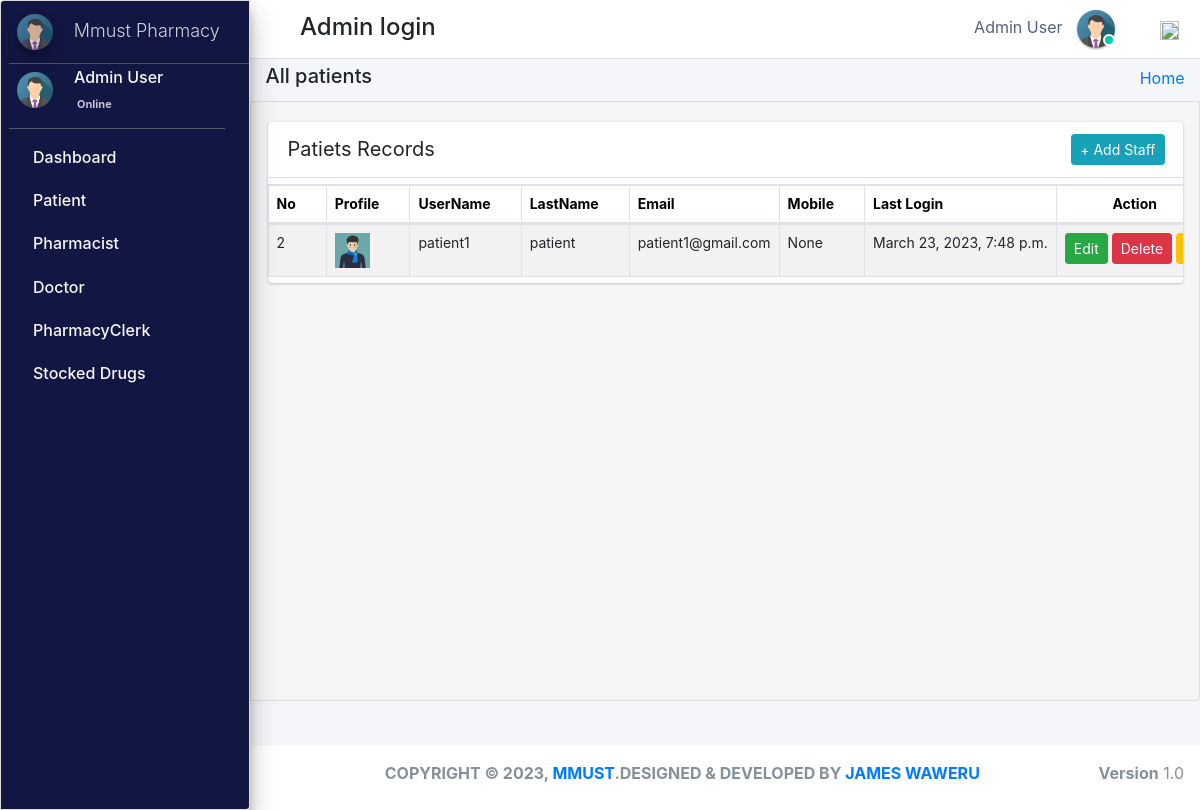
/admin_user/all_patients/ (signed in), run on the app's committed database.
### pharmacy/models.py (models this page shows, shortened)
class CustomUser(AbstractUser):
    user_type_data = ((1, "AdminHOD"), (2, "Pharmacist"), (3, "Doctor"), (4, "PharmacyClerk"),(5, "Patients"))
    user_type = models.CharField(default=1, choices=user_type_data, max_length=10)

class AdminHOD(models.Model):
    gender_category=(
        ('Male','Male'),
        ('Female','Female'),
    )
    admin = models.OneToOneField(CustomUser,null=True, on_delete = models.CASCADE)
    emp_no= models.CharField(max_length=100,null=True,blank=True)
    gender=models.CharField(max_length=100,null=True,choices=gender_category)
    mobile=models.CharField(max_length=10,null=True,blank=True)
    address=models.CharField(max_length=300,null=True,blank=True)
    profile_pic=models.ImageField(default="admin.png",null=True,blank=True)
    created_at = models.DateTimeField(auto_now_add=True)
    updated_at = models.DateTimeField(auto_now=True)
    date_employed=models.DateTimeField(auto_now_add=True, auto_now=False)
    objects = models.Manager()

class Patients(models.Model):
    gender_category=(
        ('Male','Male'),
        ('Female','Female'),
    )
    admin = models.OneToOneField(CustomUser,null=True, on_delete = models.CASCADE)
    reg_no=models.CharField(max_length=30,null=True,blank=True,unique=True)
    gender=models.CharField(max_length=7,null=True,blank=True,choices=gender_category)
    first_name=models.CharField(max_length=20,null=True,blank=True)
    last_name=models.CharField(max_length=20,null=True,blank=True)
    dob=models.DateTimeField(auto_now_add= False, auto_now=False,null=True,blank=True)
    phone_number=models.CharField(max_length=10,null=True,blank=True)
    profile_pic=models.ImageField(default="patient.jpg",null=True,blank=True)
    age= models.IntegerField(default='0', blank=True, null=True)
    address=models.CharField(max_length=300,null=True,blank=True)
    date_admitted=models.DateTimeField(auto_now_add=True, auto_now=False)
    last_updated = models.DateTimeField(auto_now_add=False, auto_now=True)

### pharmacy/HODViews.py (the view, shortened to what this page needs)
# urls.py: path('admin_user/all_patients/',HODViews.allPatients,name='all_patients'),
def allPatients(request):
    form=PatientSearchForm1(request.POST or None)
    patients=Patients.objects.all()
    context={
        "patients":patients,
        "form":form,
        "title":"Admitted Patients"
    }
    return render(request,'hod_templates/admited_patients.html',context)

### pharmacy/LoginCheckMiddleWare.py (called while the page is built, shortened)
    def process_view(self, request, view_func, view_args, view_kwargs):
        modulename = view_func.__module__
        user = request.user
        if user.is_authenticated:
            if user.user_type == "1":
                if modulename == "pharmacy.HODViews":
                    pass
                elif modulename == "":
                    pass
                elif modulename == "pharmacy.views" or modulename == "django.views.static":
                    pass
                else:
                    pass
            else:
                return redirect("login")
        else:
            if request.path == reverse("login"):
                pass
            else:
                return redirect("login")

### pharmacy/templates/hod_templates/admited_patients.html (shortened to what this page needs)
{% extends 'hod_templates/base_template.html'%}
{% load static %}
{% block page_title %}
<h5>All patients</h5>
{% endblock page_title %}
{% block main_content %}
<section class="content">
    <div class="row">
        <div class="col-md-12 px-3">
            <div class="card card-primar sc">
                <div class="card-header">
                    <span>Patiets Records</span>
                   <div class="card-tools d-flex">
                <a class="btn btn-sm btn-info mr-2" href="{% url 'patient_form' %}" role="button">+ Add Staff</a>
            </div>
                </div>
                <table  class="table table-bordered table-hover dataTable" id="plist">
                    <thead>
                            <tr>
                                    <th>No</th>
                                    <th>Profile</th>
                                    <th>UserName</th>
                                    <th>LastName</th>
                                    <th>Email</th>
                                    <th>Mobile</th>
                                     <th>Last Login</th>
                                     <th class="text-center">Action</th>
                            </tr>
                    </thead>
                    <tbody>
                            {% for patient in patients %}
                            <tr class="hov"> <td>{{patient.admin.id}}</td>
                                <td> <img src="{{patient.profile_pic.url}}" class="" width="35" height="35" alt=""></td>
                                <td>{{patient.admin}}</td>
                                <td>{{patient.admin.last_name}}</td>
                                <td>{{patient.admin.email}}</td>
                                <td>{{patient.phone_number}}</td>
                                <td>{{patient.admin.last_login}}</td>
                                <td><a href="{% url 'edit_patient' patient.admin.id %}" class="btn btn-sm btn-success">Edit</a>
                                    <a href="{% url 'delete_patient' patient.id %}" class="btn btn-sm btn-danger">Delete</a></<a>
                                    <a href="{% url 'patient_record' patient.id %}" class="btn btn-sm btn-warning">View</a></td>
                            </tr>
                            {% endfor %}
                    </tbody>
                </table>
            </div>
        </div>
    </div>
</section>
{% endblock %}

### pharmacy/templates/hod_templates/base_template.html (shortened to what this page needs)
{% extends 'base_file.html' %} {% block htm %}
<body class="hold-transition sidebar-mini layout-fixed">
    <div class="wrapper">
        <nav class="main-header navbar navbar-expand navbar-white navbar-light">
            <ul class="navbar-nav">
                <li class="nav-item">
                    <a class="nav-link" data-widget="pushmenu" href="#" role="button"></a>
                </li>
            </ul>
            <h4 style="margin-left: 10px; margin-top: 5px;">Admin login </h4>
            <ul class="navbar-nav ml-auto">
                <li class="mx-3">
                    <a href="#" class="sm-submenu-with-image a">
                        <span>{{user.first_name}}  {{user.last_name}}</span>
                        <img src="{{request.user.adminhod.profile_pic.url}}" class="img-circle elevation-1" width="38" height="38" alt="">
                        <span class="avatar-status avatar-sm-status avatar-status-success"></span>
                    </a>
                </li>
                <li class="nav-item dropdown ml-3 low">
                    <a href="#" class="btn btn-outlined btn-black text-muted bg-transparent " data-toggle="dropdown" aria-expanded="false" data-wow-delay="0.7s"><img src="https://img.icons8.com/ios/50/000000/settings.png" width="19" height="19">
                    </a>
                </li>
            </ul>
        </nav>
        {% include 'hod_templates/sidebar.html'%}
        <div class="content-wrapper">
            <div class="content-header">
                <div class="container-fluid">
                    <div class="row ">
                        <div class="col-sm-6">
                            <h1 class="m-0 text-dark">
                                {% block page_title %} {% endblock page_title %}
                            </h1>
                        </div>
                        <div class="col-sm-6 ">
                            <ol class="breadcrumb float-sm-right">
                                <li class="breadcrumb-item"><a href="">Home</a></li>
                            </ol>
                        </div>
                    </div>
                </div>
            </div>
            {% block main_content %} {% endblock main_content %}
        </div>
        {% include 'hod_templates/footer.html'%}
    </div>
    {% endblock htm %}

### pharmacy/templates/hod_templates/sidebar.html (shortened to what this page needs)
<aside class="main-sidebar sidebar-dark-primary elevation-4">
    <a href="" class="brand-link ml-2">
        <img src="{{request.user.adminhod.profile_pic.url}}" alt="" width="36" height="36" class=" img-circle elevation-3" style="opacity: .8">
        <span class="brand-text font-weight-light mt-1 ml-3 mmust">Mmust Pharmacy</span>
    </a>
    <div class="sidebar">
        <div class="user-panel mr-3">
            <div class="pull-left image sm-submenu-with-image a ml-2 ">
                <img src="{{request.user.adminhod.profile_pic.url}}" class="img-circle mt-2" width="36" height="36" alt="User Image">
            </div>
            <div class="pull-left info">
                <p>{{user.first_name}} {{user.last_name}}</p>
                <a href="#"> Online</a>
            </div>
        </div>
        <nav class="mt-2">
            <ul class="nav nav-pills nav-sidebar flex-column" data-widget="treeview" role="menu" data-accordion="false">
                <li class="nav-item">
                    <a href="{% url  'admin_dashboard' %}" class="nav-link">
                        <p>
                            Dashboard
                        </p>
                    </a>
                </li>
                <li class="nav-item">
                    <a href="#" class="nav-link">
                        <p>
                            Patient
                        </p>
                    </a>
                </li>
                <li class="nav-item">
                    <a href="#" class="nav-link">
                        <p>
                            Pharmacist
                        </p>
                    </a>
                </li>
                <li class="nav-item">
                    <a href="#" class="nav-link">
                        <p>
                            Doctor
                        </p>
                    </a>
                </li>
                <li class="nav-item">
                    <a href="#" class="nav-link">
                        <p>
                            PharmacyClerk
                        </p>
                    </a>
                </li>
                <li class="nav-item">
                    <a href="#" class="nav-link">
                        <p>
                            Stocked Drugs
                        </p>
                    </a>
                </li>
            </ul>
        </nav>
    </div>
</aside>

### static/css/main.css (style rules this page uses)
html { font-family: sans-serif; line-height: 1.15; -webkit-text-size-adjust: 100%; -webkit-tap-highlight-color: transparent; }
body { overflow-y: hidden; overflow-x: hidden; font-family: -apple-system, BlinkMacSystemFont, "Segoe UI", Roboto, "Helvetica Neue", Arial, "Noto Sans", sans-serif, "Apple Color Emoji", "Segoe UI Emoji", "Segoe UI Symbol", "Noto Color Emoji" !important; }
th { color: rgb(0, 0, 0); font-size: 14px !important; }
.content { background-color: #f5f5f5; border: 1px solid #dddddd; border-radius: 4px 0px 4px 0px; left: -1px; padding: 10px 7px 5px; }
.main-sidebar { background: #ffffff; border: 1px solid #dddddd; border-radius: 4px 0px 4px 0px; font-weight: bold; }
.content { height: 75vh; overflow-y: scroll; overflow-x: hidden; }
.sc { white-space: nowrap; display: block; overflow-x: hidden !important; }
.content .row { margin-top: 20px !important; }
.main-sidebar { background-color: #121642 !important; color: white !important; }
.main-sidebar p { color: #f8f8f8 !important; font-weight: 500 !important }
td { font-size: 14px !important; }
.hov { transition: transform .5s; }
.avatar-status { position: absolute; bottom: 12px; right: 75.4px; display: -ms-inline-flexbox; display: inline-flex; -ms-flex-negative: 0; flex-shrink: 0; -ms-flex-pack: center; justify-content: center; -ms-flex-align: center; align-items: center; white-space: nowrap; text-align: center; vertical-align: baseline; font-weight: 600; border: .125rem solid #fff; width: 12px; height: 12px; line-height: 1; font-size: .71094rem; border-radius: 50%; }
.avatar-status-success { color: #fff; background-color: #00c9a7; }
.card-header span { font-size: 20px !important; }
.table>tbody>tr>td, .table>tbody>tr>th, .table>tfoot>tr>td, .table>tfoot>tr>th, .table>thead>tr>td, .table>thead>tr>th { padding: 8px; line-height: 1.42857143; vertical-align: top; }
.pull-left { float: left; }
.pull-left { float: left!important; }
.user-panel>.info { padding: 5px 5px 5px 15px; line-height: 1; position: absolute; left: 55px; }
.user-panel>.info>p { font-weight: 600; margin-bottom: 9px; }
p { margin: 0 0 10px; }
.user-panel { padding-bottom: 20px; }
.user-panel:after { clear: both; }
.user-panel:before, .user-panel:after { content: " "; display: table; }
.user-panel>.info>a { text-decoration: none; padding-right: 5px; margin-top: 3px; font-size: 11px; overflow: hidden; white-space: nowrap; }
.mmust { overflow: hidden; white-space: nowrap; font-size: 18px; }
.table { background: white !important; }
.container-fluid { width: 100%; padding-right: 15px; padding-left: 15px; margin-right: auto; margin-left: auto; }
.row { display: flex; flex-wrap: wrap; margin-right: -15px; margin-left: -15px; }
.d-flex { display: flex !important; z-index: 44; }
.d-flex { display: flex !important; }
.table tbody tr:nth-of-type(odd) { background-color: rgba(0, 0, 0, .05) !important; }
.table tbody tr:nth-of-type(odd) { background-color: rgba(197, 197, 197, 0.05) !important; }
.img-circle { border-radius: 50%; }
.content-wrapper .content-header { padding: 5px 0.5rem !important; }

### static/css/profile.css (style rules this page uses)
li { list-style-type: none ! }
.navbar-nav span { color: #525f7f !important; margin-right: 10px !important; }
body { font-family: 'Rubik', sans-serif; height: 100% !important; }
.table tbody tr:nth-of-type(odd) { background-color: rgba(0, 0, 0, .05) !important; }

### data on the page
CustomUser: first_name "Admin", last_name "User", user.adminhod.profile_pic (picture)
Patients: admin.id "2", profile_pic (picture), admin "patient1", admin.last_name "patient", admin.email "patient1@gmail.com", phone_number "None", admin.last_login "March 23, 2023, 7:48 p.m."
